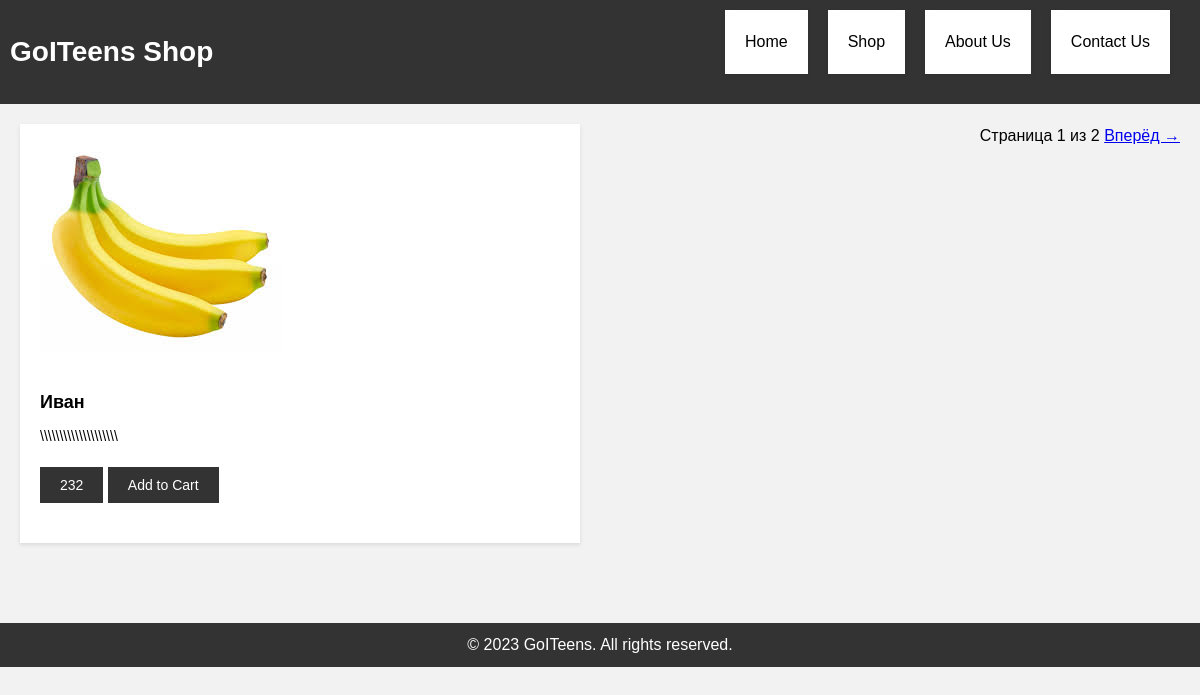
Before: / with the older database file.
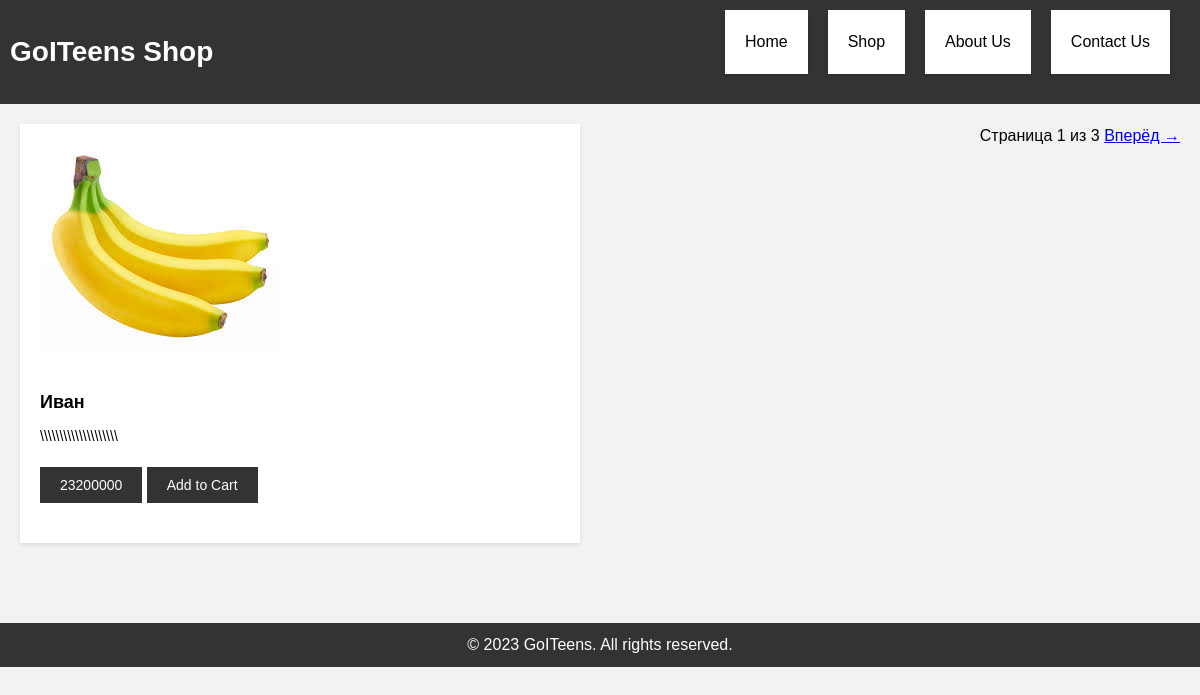
After: the same page with the newer database file.
### myapp/models.py (models this page shows, shortened)
class Product(models.Model):
    name = models.CharField(max_length=100)
    description = models.CharField(max_length=255)
    photo = models.CharField(max_length=255, default='')
    price = models.IntegerField()

### myapp/views.py (the view)
# urls.py: path("", get_all_product)
def get_all_product(request):
    all_product = Product.objects.all()
    paginator = Paginator(all_product, 1)
    page_num = request.GET.get("page", 1)
    page = paginator.get_page(page_num)
    context = {
        "page": page,
        "all_product": page.object_list,
    }
    return render(request, "products.html", context)

### myapp/templates/products.html (shortened to what this page needs)
{% extends 'base.html' %}
{% load static %}
{% load humanize %}
{% block content %}
<main>
  <section>
    <ul>
      {% for product in all_product %}
        <li>
          <p>
            <img src="{% static 'img/' %}{{ product.photo }}" alt="Product image">
            <h3>{{ product.name }}</h3>
            <p>{{ product.description }}</p>
            <button>{{ product.price | intcomma }}</button>
            <button>Add to Cart</button>
          </p>
        </li>
      {% endfor %}
    </ul>
  </section>
  <div class="pagination">
    <span>Страница {{ page.number }} из {{ page.paginator.num_pages }}</span>
    {% if page.has_next %}
      <a href="?page={{ page.next_page_number }}">Вперёд →</a>
    {% endif %}
  </div>
</main>
{% endblock %}

### myapp/templates/base.html (shortened to what this page needs)
{% load static %}
<!DOCTYPE html>
<html lang="en">
<head>
  <link rel="stylesheet" href="{% static 'css/styles.css' %}">
</head>
<body>
  <header>
    <h1>GoITeens Shop</h1>
    <nav>
      <ul>
        <li><a href="#" target="_blank">Home</a></li>
        <li><a href="#">Shop</a></li>
        <li><a href="#">About Us</a></li>
        <li><a href="#">Contact Us</a></li>
      </ul>
    </nav>
  </header>
  {% block content %}
  {% endblock %}
  <footer>
    <p>&copy; 2023 GoITeens. All rights reserved.</p>
  </footer>
</body>
</html>

### myapp/static/css/styles.css (style rules this page uses)
* { box-sizing: border-box; margin: 0; padding: 0; }
body { background-color: #f2f2f2; font-family: Arial, sans-serif; font-size: 16px; line-height: 1.5; }
header { background-color: #333; color: #fff; display: flex; justify-content: space-between; align-items: center; padding: 10px; }
header h1 { margin: 0; font-size: 28px; }
nav ul { list-style: none; display: flex; }
nav li { color: #000; margin-right: 20px; }
nav a { color: #000; text-decoration: none; }
main { max-width: 1200px; margin: 0 auto; padding: 20px; display: flex; flex-wrap: wrap; justify-content: space-between; }
section { flex-basis: calc(50% - 20px); margin-bottom: 40px; }
ul { list-style: none; }
li { background-color: #fff; padding: 20px; margin-bottom: 20px; box-shadow: 0px 2px 4px rgba(0, 0, 0, 0.1); }
li img { max-width: 100%; margin-bottom: 10px; }
li h3 { font-size: 18px; margin-bottom: 10px; }
li p { font-size: 14px; margin-bottom: 20px; }
button { background-color: #333; color: #fff; border: none; padding: 10px 20px; font-size: 14px; cursor: pointer; }
footer { background-color: #333; color: #fff; text-align: center; padding: 10px; }
footer p { margin: 0; }

Changed rows visible on the page:
changed Product "Иван": price "232" → "23200000"
Other visible differences:
{{ page.paginator.num_pages }}: "2" → "3"
